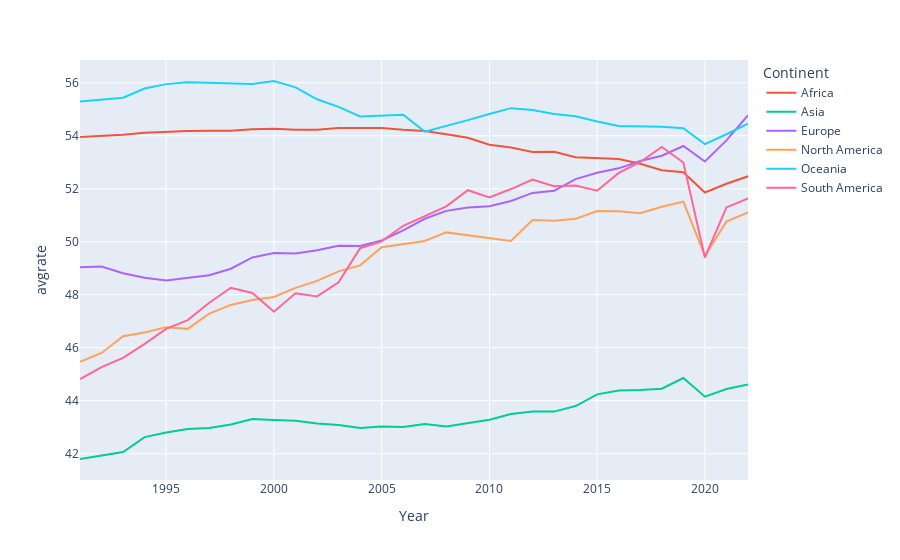

Notebook source saved alongside this figure:
### Code cell
import pandas as pd
import matplotlib.pyplot as plt
import plotly.express as px
import sqlite3
import csv

with sqlite3.connect("women_in_the_workforce.db", timeout=30) as con:
    query = '''
    SELECT participation.Year, AVG(participation.Rate) as avgrate, continents.Continent, participation.Location, participation.Code
    FROM participation
    LEFT JOIN continents
    ON participation.Code = continents.Code
    GROUP BY participation.Year, continents.Continent
    '''

avgbycontinent = pd.read_sql_query(query, con)

fig =px.line(
    avgbycontinent,
    x='Year',
    y='avgrate',
    color='Continent')

fig.show()

### Figure 1 — Plotly figure (JSON) as saved in the notebook; plotly's stock layout.template omitted (floating-point values rounded to 4 significant figures)
{"data": [{"hovertemplate": "Continent=Africa<br>Year=%{x}<br>avgrate=%{y}<extra></extra>", "legendgroup": "Africa", "line": {"color": "#EF553B", "dash": "solid"}, "marker": {"symbol": "circle"}, "mode": "lines", "name": "Africa", "orientation": "v", "showlegend": true, "type": "scatter", "x": [1991, 1992, 1993, 1994, 1995, 1996, 1997, 1998, 1999, 2000, 2001, 2002, 2003, 2004, 2005, 2006, 2007, 2008, 2009, 2010, 2011, 2012, 2013, 2014, 2015, 2016, 2017, 2018, 2019, 2020, 2021, 2022], "xaxis": "x", "y": [53.95, 54.0, 54.04, 54.11, 54.16, 54.18, 54.19, 54.2, 54.25, 54.27, 54.23, 54.23, 54.29, 54.29, 54.3, 54.23, 54.18, 54.05, 53.92, 53.66, 53.56, 53.39, 53.4, 53.19, 53.17, 53.12, 52.95, 52.7, 52.63, 51.86, 52.19, 52.47], "yaxis": "y"}, {"hovertemplate": "Continent=Asia<br>Year=%{x}<br>avgrate=%{y}<extra></extra>", "legendgroup": "Asia", "line": {"color": "#00cc96", "dash": "solid"}, "marker": {"symbol": "circle"}, "mode": "lines", "name": "Asia", "orientation": "v", "showlegend": true, "type": "scatter", "x": [1991, 1992, 1993, 1994, 1995, 1996, 1997, 1998, 1999, 2000, 2001, 2002, 2003, 2004, 2005, 2006, 2007, 2008, 2009, 2010, 2011, 2012, 2013, 2014, 2015, 2016, 2017, 2018, 2019, 2020, 2021, 2022], "xaxis": "x", "y": [41.8, 41.92, 42.06, 42.63, 42.8, 42.93, 42.97, 43.1, 43.31, 43.27, 43.24, 43.14, 43.08, 42.97, 43.02, 43.0, 43.12, 43.03, 43.15, 43.28, 43.5, 43.6, 43.59, 43.8, 44.24, 44.39, 44.4, 44.45, 44.86, 44.15, 44.44, 44.61], "yaxis": "y"}, {"hovertemplate": "Continent=Europe<br>Year=%{x}<br>avgrate=%{y}<extra></extra>", "legendgroup": "Europe", "line": {"color": "#ab63fa", "dash": "solid"}, "marker": {"symbol": "circle"}, "mode": "lines", "name": "Europe", "orientation": "v", "showlegend": true, "type": "scatter", "x": [1991, 1992, 1993, 1994, 1995, 1996, 1997, 1998, 1999, 2000, 2001, 2002, 2003, 2004, 2005, 2006, 2007, 2008, 2009, 2010, 2011, 2012, 2013, 2014, 2015, 2016, 2017, 2018, 2019, 2020, 2021, 2022], "xaxis": "x", "y": [49.04, 49.07, 48.81, 48.64, 48.53, 48.63, 48.73, 48.98, 49.41, 49.57, 49.56, 49.68, 49.85, 49.84, 50.05, 50.43, 50.87, 51.17, 51.3, 51.34, 51.54, 51.84, 51.92, 52.37, 52.6, 52.77, 53.05, 53.25, 53.62, 53.03, 53.83, 54.78], "yaxis": "y"}, {"hovertemplate": "Continent=North America<br>Year=%{x}<br>avgrate=%{y}<extra></extra>", "legendgroup": "North America", "line": {"color": "#FFA15A", "dash": "solid"}, "marker": {"symbol": "circle"}, "mode": "lines", "name": "North America", "orientation": "v", "showlegend": true, "type": "scatter", "x": [1991, 1992, 1993, 1994, 1995, 1996, 1997, 1998, 1999, 2000, 2001, 2002, 2003, 2004, 2005, 2006, 2007, 2008, 2009, 2010, 2011, 2012, 2013, 2014, 2015, 2016, 2017, 2018, 2019, 2020, 2021, 2022], "xaxis": "x", "y": [45.47, 45.8, 46.44, 46.57, 46.78, 46.71, 47.29, 47.61, 47.8, 47.91, 48.26, 48.52, 48.88, 49.11, 49.79, 49.91, 50.03, 50.35, 50.24, 50.13, 50.03, 50.82, 50.79, 50.87, 51.16, 51.16, 51.08, 51.32, 51.51, 49.46, 50.76, 51.1], "yaxis": "y"}, {"hovertemplate": "Continent=Oceania<br>Year=%{x}<br>avgrate=%{y}<extra></extra>", "legendgroup": "Oceania", "line": {"color": "#19d3f3", "dash": "solid"}, "marker": {"symbol": "circle"}, "mode": "lines", "name": "Oceania", "orientation": "v", "showlegend": true, "type": "scatter", "x": [1991, 1992, 1993, 1994, 1995, 1996, 1997, 1998, 1999, 2000, 2001, 2002, 2003, 2004, 2005, 2006, 2007, 2008, 2009, 2010, 2011, 2012, 2013, 2014, 2015, 2016, 2017, 2018, 2019, 2020, 2021, 2022], "xaxis": "x", "y": [55.29, 55.36, 55.44, 55.78, 55.95, 56.02, 56.0, 55.96, 55.95, 56.07, 55.83, 55.38, 55.1, 54.73, 54.76, 54.79, 54.16, 54.37, 54.59, 54.82, 55.04, 54.97, 54.83, 54.74, 54.54, 54.37, 54.37, 54.35, 54.29, 53.69, 54.06, 54.46], "yaxis": "y"}, {"hovertemplate": "Continent=South America<br>Year=%{x}<br>avgrate=%{y}<extra></extra>", "legendgroup": "South America", "line": {"color": "#FF6692", "dash": "solid"}, "marker": {"symbol": "circle"}, "mode": "lines", "name": "South America", "orientation": "v", "showlegend": true, "type": "scatter", "x": [1991, 1992, 1993, 1994, 1995, 1996, 1997, 1998, 1999, 2000, 2001, 2002, 2003, 2004, 2005, 2006, 2007, 2008, 2009, 2010, 2011, 2012, 2013, 2014, 2015, 2016, 2017, 2018, 2019, 2020, 2021, 2022], "xaxis": "x", "y": [44.81, 45.27, 45.62, 46.14, 46.71, 47.04, 47.7, 48.26, 48.07, 47.36, 48.06, 47.94, 48.47, 49.76, 50.01, 50.6, 50.97, 51.34, 51.95, 51.67, 51.99, 52.35, 52.1, 52.12, 51.93, 52.6, 53.01, 53.58, 52.99, 49.41, 51.3, 51.64], "yaxis": "y"}], "layout": {"legend": {"title": {"text": "Continent"}, "tracegroupgap": 0}, "margin": {"t": 60}, "xaxis": {"anchor": "y", "domain": [0, 1], "title": {"text": "Year"}}, "yaxis": {"anchor": "x", "domain": [0, 1], "title": {"text": "avgrate"}}}}
